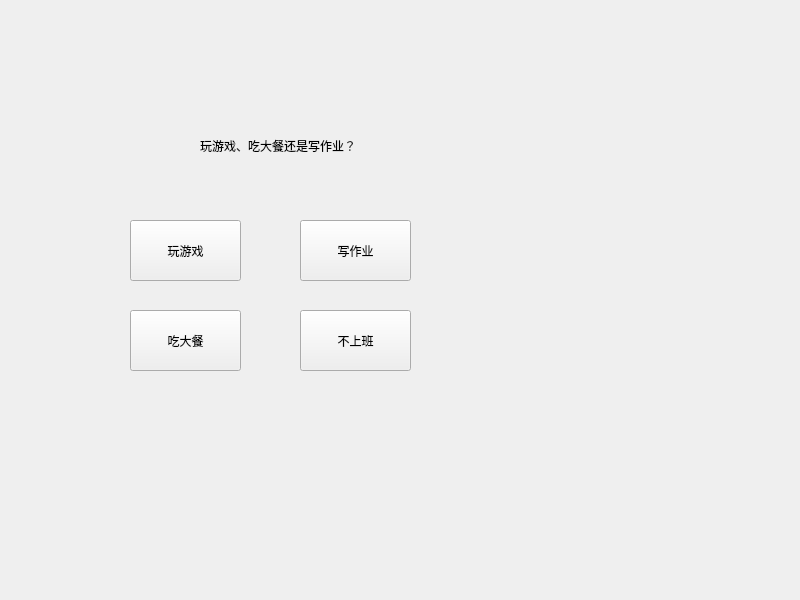
<?xml version="1.0" encoding="UTF-8"?>
<ui version="4.0">
 <class>Widget</class>
 <widget class="QWidget" name="Widget">
  <property name="geometry">
   <rect>
    <x>0</x>
    <y>0</y>
    <width>800</width>
    <height>600</height>
   </rect>
  </property>
  <property name="windowTitle">
   <string>Widget</string>
  </property>
  <widget class="QLabel" name="label">
   <property name="geometry">
    <rect>
     <x>200</x>
     <y>130</y>
     <width>181</width>
     <height>31</height>
    </rect>
   </property>
   <property name="text">
    <string>玩游戏、吃大餐还是写作业？</string>
   </property>
  </widget>
  <widget class="QPushButton" name="game">
   <property name="geometry">
    <rect>
     <x>130</x>
     <y>220</y>
     <width>111</width>
     <height>61</height>
    </rect>
   </property>
   <property name="text">
    <string>玩游戏</string>
   </property>
  </widget>
  <widget class="QPushButton" name="homework">
   <property name="geometry">
    <rect>
     <x>300</x>
     <y>220</y>
     <width>111</width>
     <height>61</height>
    </rect>
   </property>
   <property name="text">
    <string>写作业</string>
   </property>
  </widget>
  <widget class="QPushButton" name="eat">
   <property name="geometry">
    <rect>
     <x>130</x>
     <y>310</y>
     <width>111</width>
     <height>61</height>
    </rect>
   </property>
   <property name="text">
    <string>吃大餐</string>
   </property>
  </widget>
  <widget class="QPushButton" name="work">
   <property name="geometry">
    <rect>
     <x>300</x>
     <y>310</y>
     <width>111</width>
     <height>61</height>
    </rect>
   </property>
   <property name="text">
    <string>不上班</string>
   </property>
  </widget>
 </widget>
 <resources/>
 <connections/>
</ui>
